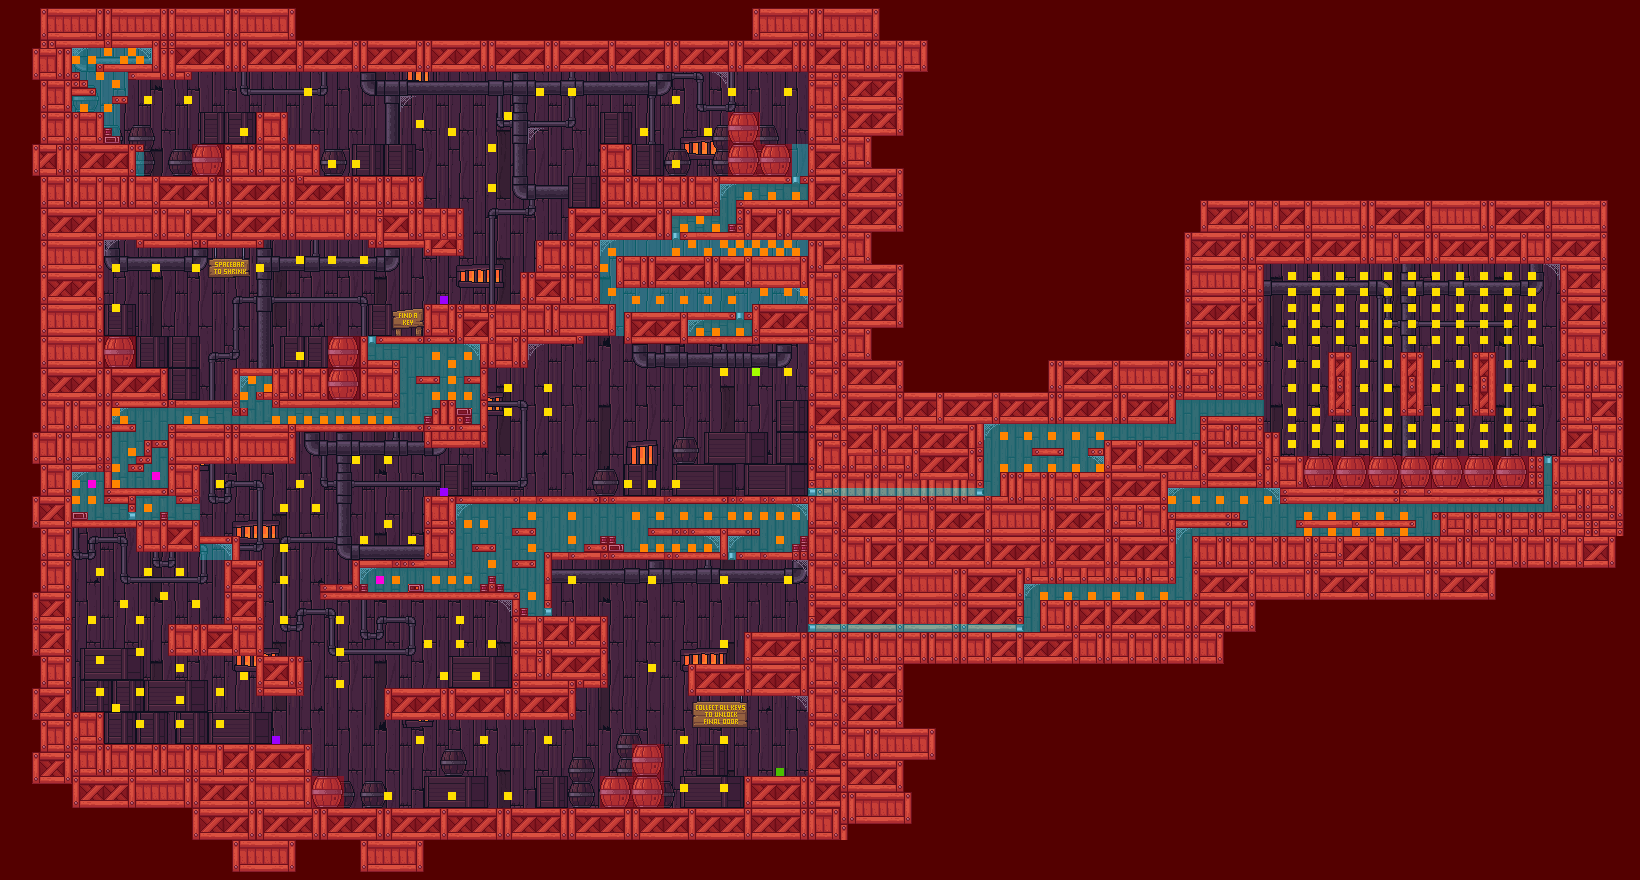

Tiled map render using the project's own tile images. Description and the map definition, with tile-layer contents summarised, below:
An orthogonal 205x110 tile map with 8x8 px tiles, 6 tile layers (BG1, BG2, platforms, overlay, ...).

<map version="1.0" orientation="orthogonal" width="205" height="110" tilewidth="8" tileheight="8">
 <tileset firstgid="1" name="Nook-Tileset" tilewidth="8" tileheight="8">
  <image source="Nook-Tileset.png" width="512" height="512" />
 </tileset>
 <layer name="BG1" width="205" height="110">
  <data>[22550 cells, 22550 non-empty, 896 distinct tile ids]</data>
 </layer>
 <layer name="BG2" width="205" height="110">
  <data>[22550 cells, 2140 non-empty, 181 distinct tile ids]</data>
 </layer>
 <layer name="platforms" width="205" height="110">
  <data>[22550 cells, 16607 non-empty, 251 distinct tile ids]</data>
 </layer>
 <layer name="overlay" width="205" height="110">
  <data>[22550 cells, 299 non-empty, 90 distinct tile ids]</data>
 </layer>
 <layer name="Collision" width="205" height="110" opacity="0.33">
  <data>[22550 cells, 16813 non-empty, 2 distinct tile ids]</data>
 </layer>
 <layer name="Objects" width="205" height="110">
  <data>[22550 cells, 333 non-empty, 6 distinct tile ids]</data>
 </layer>
</map>
